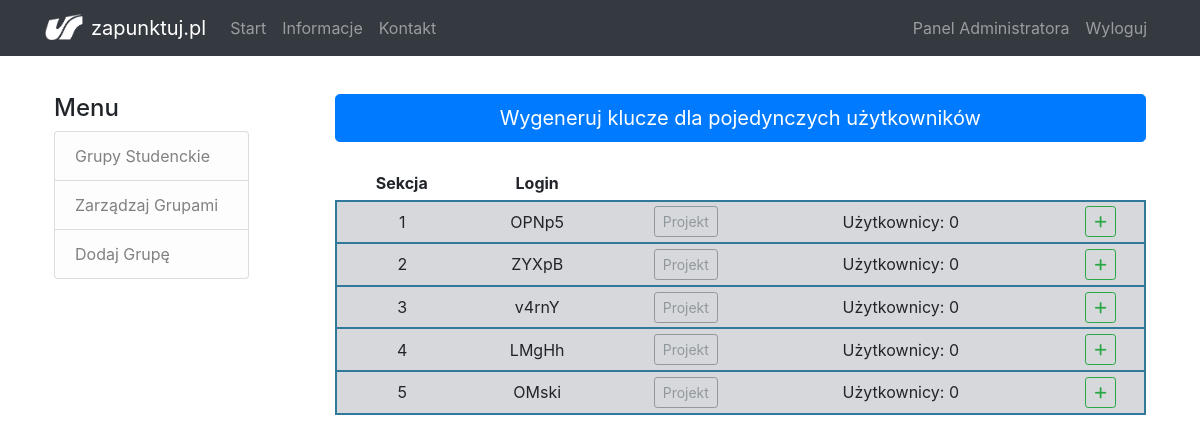
/sections/7 (signed in), run on an earlier commit of the app's database.
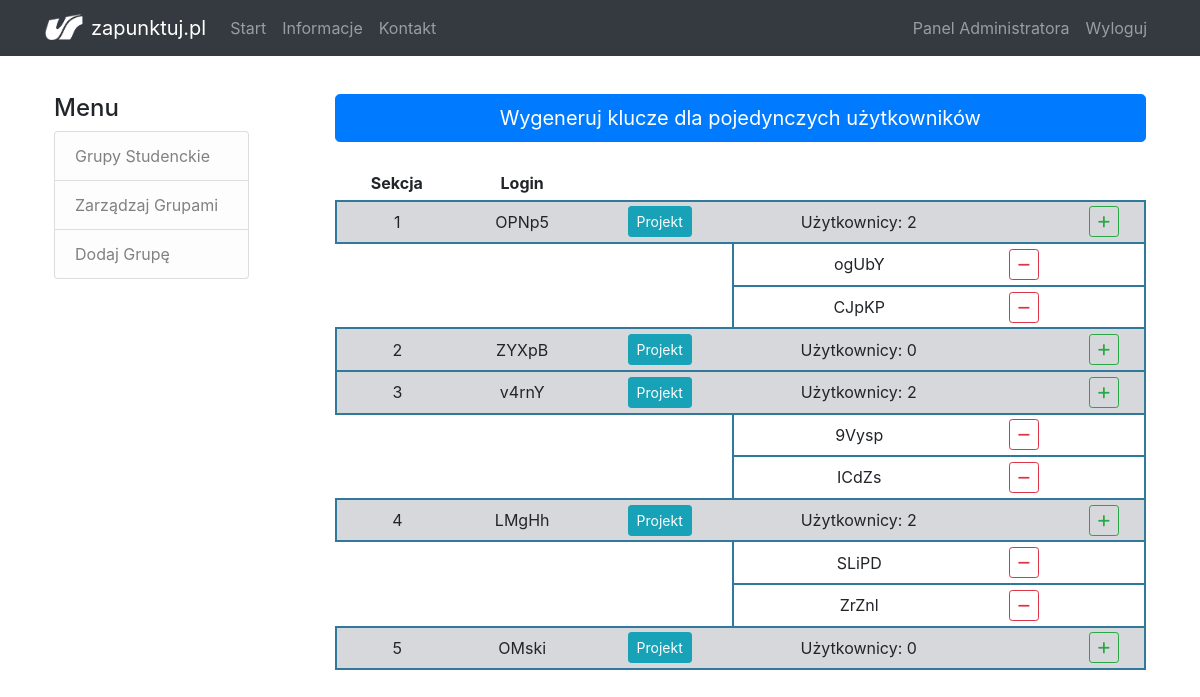
And on a later commit of the database.
### flaskapp/models.py (models this page shows, shortened)
class User(db.Model, UserMixin):
    id = db.Column(db.Integer, primary_key=True)
    login = db.Column(db.String(20), unique=True, nullable=False)
    is_admin = db.Column(db.Boolean, nullable=False, default=False)
    project = db.relationship('Project', backref='author', lazy=True, cascade="all, delete")
    group_id = db.Column(db.Integer, db.ForeignKey('group.id'), nullable=True)
    did_rate = db.Column(db.Boolean, default=False)

### flaskapp/admin/routes.py (the view)
@admin.route('/sections/<int:group_id>')
@login_required
def sections(group_id):
    if current_user.is_admin:
        group = Group.query.get_or_404(group_id)
        user_groups = list()
        for section in group.users:
            user_groups.append(Group.query.filter_by(name=section.login).first())
        if not group.is_section:
            return redirect((url_for('admin.panel')))
    else:
        flash('Musisz mieć uprawnienia administratora, aby uzyskać dostęp do tej strony', 'warning')
        return redirect(url_for('main.home'))
    return render_template('admin/sections.html', title='Sekcje', group=group, user_groups=user_groups)

### flaskapp/models.py (called while the page is built)
@login_manager.user_loader
def load_user(user_id):
    return User.query.get(int(user_id))

### flaskapp/templates/admin/sections.html (shortened to what this page needs)
{% extends "admin/layout_admin.html" %}
{% block content %}
    <a href="{{ url_for('admin.create_section_keys', group_id=group.id) }}"> <button type="button" class="btn btn-primary btn-lg btn-block">Wygeneruj klucze dla pojedynczych użytkowników</button> </a>
    <br>
    <table class="table table-sm text-center align-middle ">
        <thead>
            <tr>
                <th scope="col" class="border-bottom border-thick">Sekcja</th>
                <th scope="col" class="border-bottom border-thick">Login</th>
                <th colspan="5" class="border-bottom border-thick"></th>
            </tr>
        </thead>
		<tbody>
			{% for section in group.users %}
				<tr class="table-secondary border border-thick">
					<td> {{ loop.index }} </td>
					<td> {{ section.login }} </td>
                    {% if section.project %}
                        <td> <a href="{{ url_for('main.project_view', section_id=section.id) }}"> <button type="button" class="btn btn-sm btn-info">Projekt</button> </a> </td>
                    {% else %}
                        <td> <a> <button type="button" title="Ta sekcja nie udostępniła jeszcze swojego projektu" class="btn btn-sm btn-outline-secondary disabled">Projekt</button> </a> </td>
                    {% endif %}
                    <td>Użytkownicy: {{ user_groups[loop.index0].users|length }}</td>
                    <td></td>
					<td>
                        <a href="{{ url_for('admin.add_user', section_id=section.id) }}"> <button type="button" title="Dodaj użytkownika do sekcji" class="btn btn-sm btn-outline-success"> <i class="fa fa-plus"></i> </button> </a>
					</td>
                </tr>
                {% if user_groups[loop.index0] %}
                    {% for user in user_groups[loop.index0].users %}
                        <tr>
                            <td class="border-0" colspan="3"></td>
                            {% if group %}
                                <td class="border-left border-thick"> {{ user.login }} </td>
                                <td class="border-up border-thick">
                                    <button type="button" title="Usuń użytkownika" class="btn btn-sm btn-outline-danger" data-toggle="modal" data-target="#deleteUserModal" data-user-id={{ user.id }}>
                                        <i class="fa fa-minus"></i>
                                    </button>
                                </td>
                                <td class="border-up border-right border-thick"></td>
                            {% endif %}
                        </tr>
                    {% endfor %}
                {% endif %}
			{% endfor %}
		</tbody>
    </table>
{% endblock content%}

What changed in the data, as far as the page shows it:
computed for User "OPNp5": user_groups "0" → "2"
added User: login "ogUbY", shown under "OPNp5"
added User: login "CJpKP", shown under "OPNp5"
computed for User "v4rnY": user_groups "0" → "2"
added User: login "9Vysp", shown under "v4rnY"
added User: login "ICdZs", shown under "v4rnY"
computed for User "LMgHh": user_groups "0" → "2"
added User: login "SLiPD", shown under "LMgHh"
added User: login "ZrZnl", shown under "LMgHh"
